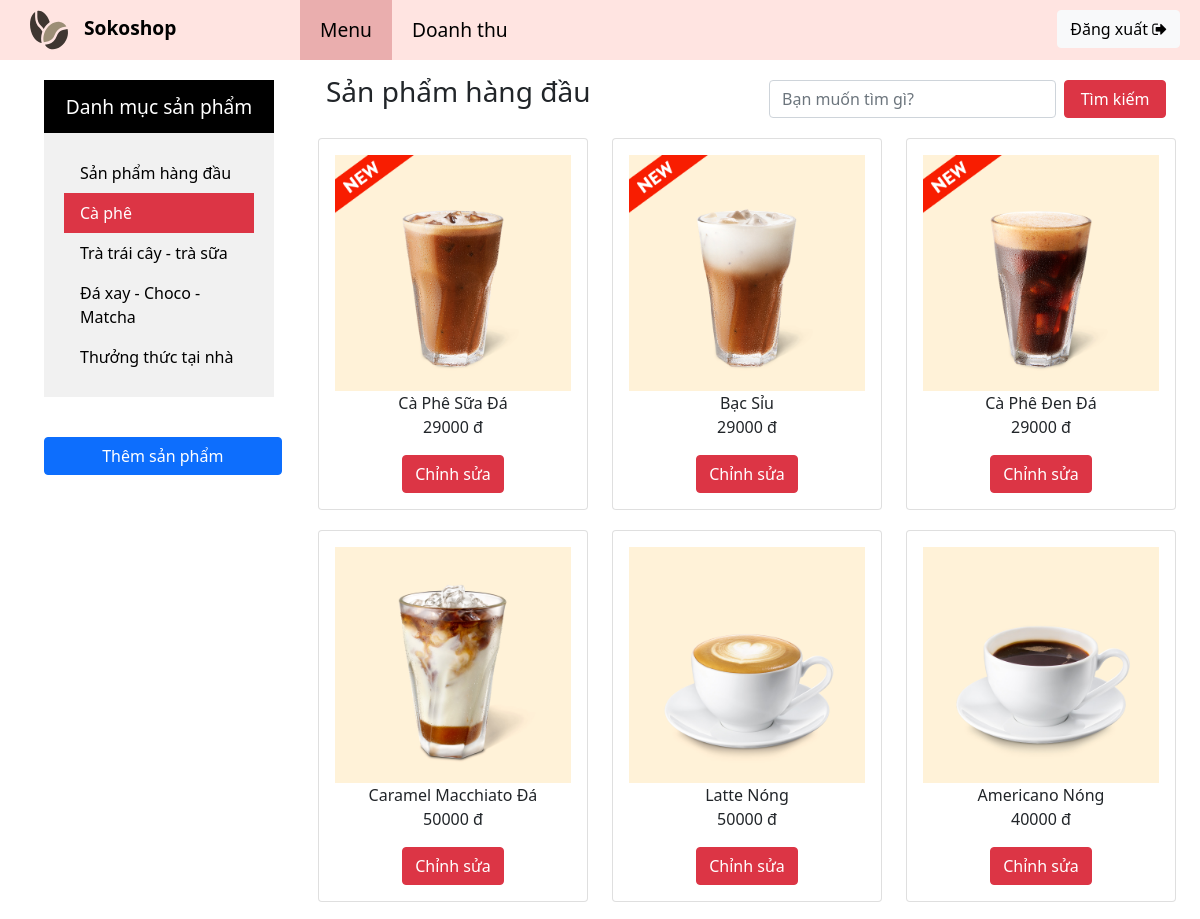
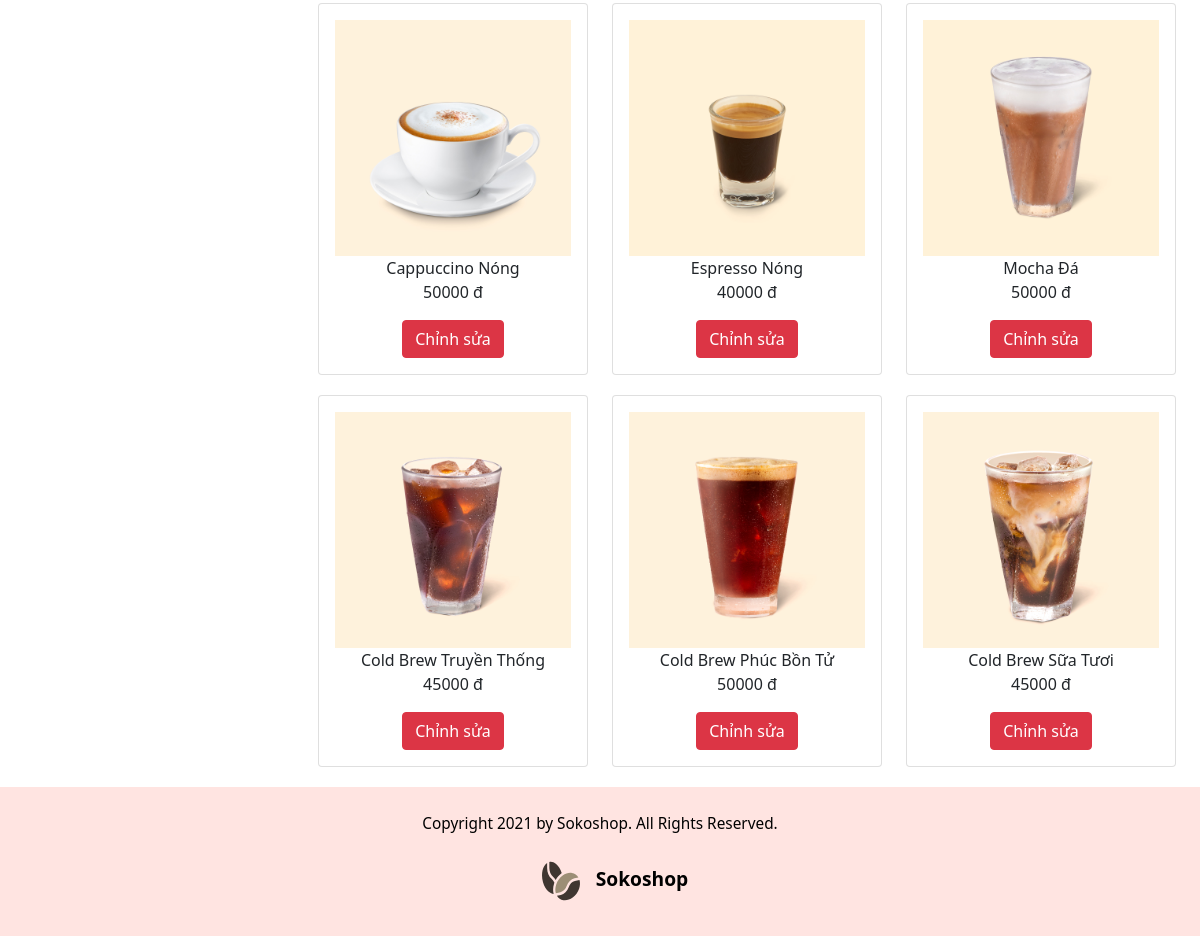
/Thanh/Coffe.php, run on the app's committed database (2 pictures, top to bottom).
### tables this page shows
CREATE TABLE `product` (
  `PID` char(5) NOT NULL PRIMARY KEY,
  `PRO_NAME` varchar(100)  NULL,
  `PRICE` int  NULL,
  `QUANTITY` int  NULL,
  `FUND` int  NULL,
  `IMAGE_URL` text,
  `TITLE` text,
  `DESCR` text,
  `CAT_NAME` varchar(100) NOT NULL,
  `TOP_PRO` tinyint(1)  NULL
);

### Thanh/Coffe.php (the view, shortened to what this page needs)
<?php
$servername = "localhost";
$username = "root";
$password = "";
$dbname = "sokoshop";
$conn = mysqli_connect($servername, $username, $password, $dbname);
$sql = "SELECT PID, PRO_NAME, PRICE, QUANTITY, FUND, IMAGE_URL, TITLE, DESCR, CAT_NAME, TOP_PRO FROM product";
$result = mysqli_query($conn, $sql);
?>
<!doctype html>
<html lang="en">
<head>
    <link type="text/css" rel="stylesheet" href="https://cdn.jsdelivr.net/npm/bootstrap@5.1.1/dist/css/bootstrap.min.css">
    <link rel="stylesheet" href="https://cdnjs.cloudflare.com/ajax/libs/font-awesome/4.7.0/css/font-awesome.min.css">
    <link type="text/css" rel="stylesheet" href="./css/style.css">
</head>
<body>
    <div class="container-fluid">
        <div class="row nav navHome">
            <div class="col-md-3 col-sm-3 col-12 logo">
                <img id="logo" src="../../IMAGE/logo.svg" alt="Logo"> Sokoshop
            </div>
            <div class="col-md-6 col-sm-6 col-12 listNav">
                <ul>
                    <li><a href="#contact" class="active">Menu</a></li>
                    <li><a href="../../PMH/">Doanh thu</a></li>
                </ul>
            </div>
            <div class="col-3 cart">
                <a href="../../Tan_Toan/"><button type="button" class="btn btn-light cartButton">Đăng xuất <i class="fa fa-sign-out"></i></button></a>
            </div>
        </div>
        <div class="container-fluid">
            <div class="row content">
                <div class="col-3 first">
                    <div class="category">
                        <h4>Danh mục sản phẩm</h4>
                        <ul>
                            <li><a href="./top-product.php">Sản phẩm hàng đầu</a></li>
                            <li><a class="active" href="./Coffe.php">Cà phê</a></li>
                            <li><a href="./Juice-Tea.php">Trà trái cây - trà sữa</a></li>
                            <li><a href="./Choco-Matcha.php">Đá xay - Choco - Matcha</a></li>
                            <li><a href="./AtHome.php">Thưởng thức tại nhà</a></li>
                        </ul>
                    </div>
                    <button type="button" class="btn btn-primary news" style="width: 88%;" data-bs-toggle="modal" data-bs-target="#addproductModal">
                        Thêm sản phẩm
                    </button>
                </div>
                <div class="col-9 second">
                    <div class="row">
                        <div class="col-6 mainHeader">
                            <h3>Sản phẩm hàng đầu</h3>
                        </div>
                        <div class="col-6 search">
                            <form class="d-flex searchTool">
                                <input class="form-control me-2" type="text" placeholder="Bạn muốn tìm gì?">
                                <button class="btn btn-danger" type="button">Tìm kiếm</button>
                            </form>
                        </div>
                    </div>
                    <div id="product-holder" class="row">
                        <?php
                        if (mysqli_num_rows($result) > 0) { ?>
                            <?php while ($row = mysqli_fetch_assoc($result)) { ?>
                                <?php if ($row["CAT_NAME"] == "Cà Phê") { ?>
                                    <div class="col-md-4 col-sm-6 col-lg-offset-1 col-6">
                                        <div class="card">
                                            <div class="card-body">
                                                <img class="imageCard" src=<?php echo $row["IMAGE_URL"] ?> alt="Card image" style="width:100%">
                                                <p class="card-text"><?php echo $row["PRO_NAME"] ?><br>
                                                    <?php echo $row["PRICE"] ?> đ
                                                </p>
                                                <button type="button" class="btn btn-danger" data-bs-toggle="modal" data-bs-target="#<?php echo $row["PID"] ?>">Chỉnh sửa</button>
                                            </div>
                                        </div>
                                    </div>
                                <?php } ?>
                            <?php  } ?>
                        <?php } ?>
                    </div>
                </div>
            </div>
        </div>
    </div>
    <footer>
        <div class="logoFooter">
            <p>Copyright 2021 by Sokoshop. All Rights Reserved.</p>
            <img id="logo" src="../../IMAGE/logo.svg" alt="Logo"> Sokoshop
        </div>
    </footer>
</body>
</html>

### Thanh/css/style.css (style rules this page uses)
* { padding: 0; margin: 0; text-decoration: none; list-style: none; box-sizing: border-box; }
#logo { height: 26px; }
.nav { height: 60px; }
.navHome { background-color: #FFE4E1; height: 60px; }
.content { background-color: white; }
.logo, .listNav, .cart { margin: 0; padding: 0; }
.listNav ul { list-style-type: none; margin: 0; padding: 0; overflow: hidden; }
.listNav li { float: left; }
.listNav li a { display: block; color: white; text-align: center; line-height: 20px; padding: 20px; text-decoration: none; }
.active { background-color: #EAAEAE; }
.cartButton { float: right; margin: 10px 20px; }
.category, .news { margin: 20px; }
.category ul { list-style-type: none; margin: 0; padding: 20px; width: 100%; background-color: #f1f1f1; }
.category li a { display: block; color: #000; padding: 8px 16px; text-decoration: none; margin: 0; }
.category li a.active { background-color: #DC3545; color: white; text-decoration: none; }
.card { margin-bottom: 20px; text-align: center; transition: all 0.5s; }
h4 { font-size: 1.2em; background-color: black; color: white; text-align: center; padding: 15px 0px; margin: 0; }
.mainHeader { padding: 15px 20px; }
.searchTool { margin: 20px 10px; }
.searchTool input { width: 350px; }
.searchTool button { width: 120px; }
footer { padding: 15px; color: black; text-align: center; background-color: #EAAEAE; }
.logo { margin: 0px 10px; padding: 10px 30px; font-size: 1.2em; color: black; font-weight: bold; }
#logo { height: 40px; margin: 10px 10px 10px 30px; }
.listNav li a { display: block; color: black; font-size: 1.2em; text-align: center; line-height: 20px; padding: 20px; text-decoration: none; }
.logoFooter { padding: 10px 30px; font-size: 1.2em; color: black; font-weight: bold; }
footer p { font-weight: normal; font-size: 0.8em; }
footer { padding: 15px; color: black; text-align: center; background-color: #FFE4E1; }

### data on the page
product: IMAGE_URL (picture), PRO_NAME "Cà Phê Sữa Đá", PRICE "29000"
product: IMAGE_URL (picture), PRO_NAME "Bạc Sỉu", PRICE "29000"
product: IMAGE_URL (picture), PRO_NAME "Cà Phê Đen Đá", PRICE "29000"
product: IMAGE_URL (picture), PRO_NAME "Caramel Macchiato Đá", PRICE "50000"
product: IMAGE_URL (picture), PRO_NAME "Latte Nóng", PRICE "50000"
product: IMAGE_URL (picture), PRO_NAME "Americano Nóng", PRICE "40000"
product: IMAGE_URL (picture), PRO_NAME "Cappuccino Nóng", PRICE "50000"
product: IMAGE_URL (picture), PRO_NAME "Espresso Nóng", PRICE "40000"
product: IMAGE_URL (picture), PRO_NAME "Mocha Đá", PRICE "50000"
product: IMAGE_URL (picture), PRO_NAME "Cold Brew Truyền Thống", PRICE "45000"
product: IMAGE_URL (picture), PRO_NAME "Cold Brew Phúc Bồn Tử", PRICE "50000"
product: IMAGE_URL (picture), PRO_NAME "Cold Brew Sữa Tươi", PRICE "45000"
